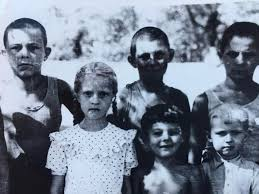
#> input picture assets/images/old_kids_photo.png, 259 x 194 px
$ python -i skin.py   (imports and definitions only)
#> lines starting #> are read from the running program, lines starting #| are printed output that depends on the picture
#> further down, picture is the input picture: shape (194, 259, 3); mean B, G, R 145.2, 129.3, 118.8
import cv2, numpy as np
_cc = cv2.CascadeClassifier(cv2.data.haarcascades + 'haarcascade_frontalface_default.xml')

def detect_face(img):
    h, w = img.shape[:2]; s = 480 / w
#> after `h, w = img.shape[:2]`: h = 194; w = 259
#> after `s = 480 / w`: s = 1.85
    g = cv2.cvtColor(cv2.resize(img, None, fx=s, fy=s), cv2.COLOR_BGR2GRAY)
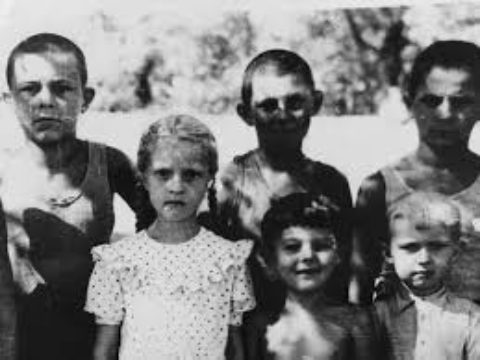
#> g: shape (360, 480); min 1, max 239, mean 127.8
    fs = _cc.detectMultiScale(g, 1.1, 5, minSize=(50, 50))
#> fs = [[393, 225, 62, 62], [409, 77, 67, 67], [269, 217, 72, 72], [6, 57, 79, 79], [243, 73, 78, 78], [137, 144, 79, 79]]
    if not len(fs): return None
    x, y, fw, fh = max(fs, key=lambda r: r[2] * r[3])
#> x = 6; y = 57; fw = 79; fh = 79
    return np.array([x, y, fw, fh]) / s

# [26 lines left out: function smooth_skin, not called in this run]


# retouch zones, relative to the Haar face box: (centre x, centre y, half-width, half-height)
ZONES = {
    'nose_tip':    (0.53, 0.575, 0.115, 0.085),
    'nose':        (0.52, 0.50, 0.12, 0.17),
    'forehead':    (0.50, 0.13, 0.30, 0.11),
    'cheek_left':  (0.28, 0.60, 0.12, 0.12),   # left as seen by the viewer
    'cheek_right': (0.74, 0.60, 0.12, 0.12),
    'between_brows': (0.52, 0.33, 0.08, 0.06),
    # wide search area for red dots: whole nose incl. where it moves on head turns, above the lips
    'nose_wide':   (0.53, 0.52, 0.23, 0.165),
}

def fix_nose(img, box, red=0.85, smooth=0.9):
    return fix_zone(img, box, 'nose_tip', red, smooth)

# [132 lines left out: functions fix_zone, retouch, fix_spots, cheek_ref, fix_nose_red, not called in this run]


class Retoucher:
    """Temporally stable video retouch. Face + 5 landmarks from YuNet EVERY frame (works on 3/4 / side views,
    which the frontal Haar detector missed); box and landmarks smoothed (EMA) and held for up to 1.5 s if
    the face is briefly lost. The nose area is centred on the nose-tip landmark and pulled to the cheek tone
    (+warmth, never pale); small red dots removed; lips excluded using the mouth-corner landmarks."""

    # [68 lines left out: functions __init__, track, __call__, not called in this run]

_yunet = None
# [58 lines left out: functions yunet_detect, cheek_ref_lm, forehead_ref, even_tone, not called in this run]

>>> import cv2
>>> picture = cv2.imread('../assets/images/old_kids_photo.png')
>>> result = detect_face(picture)
#> result = [3.24, 30.76, 42.63, 42.63]
